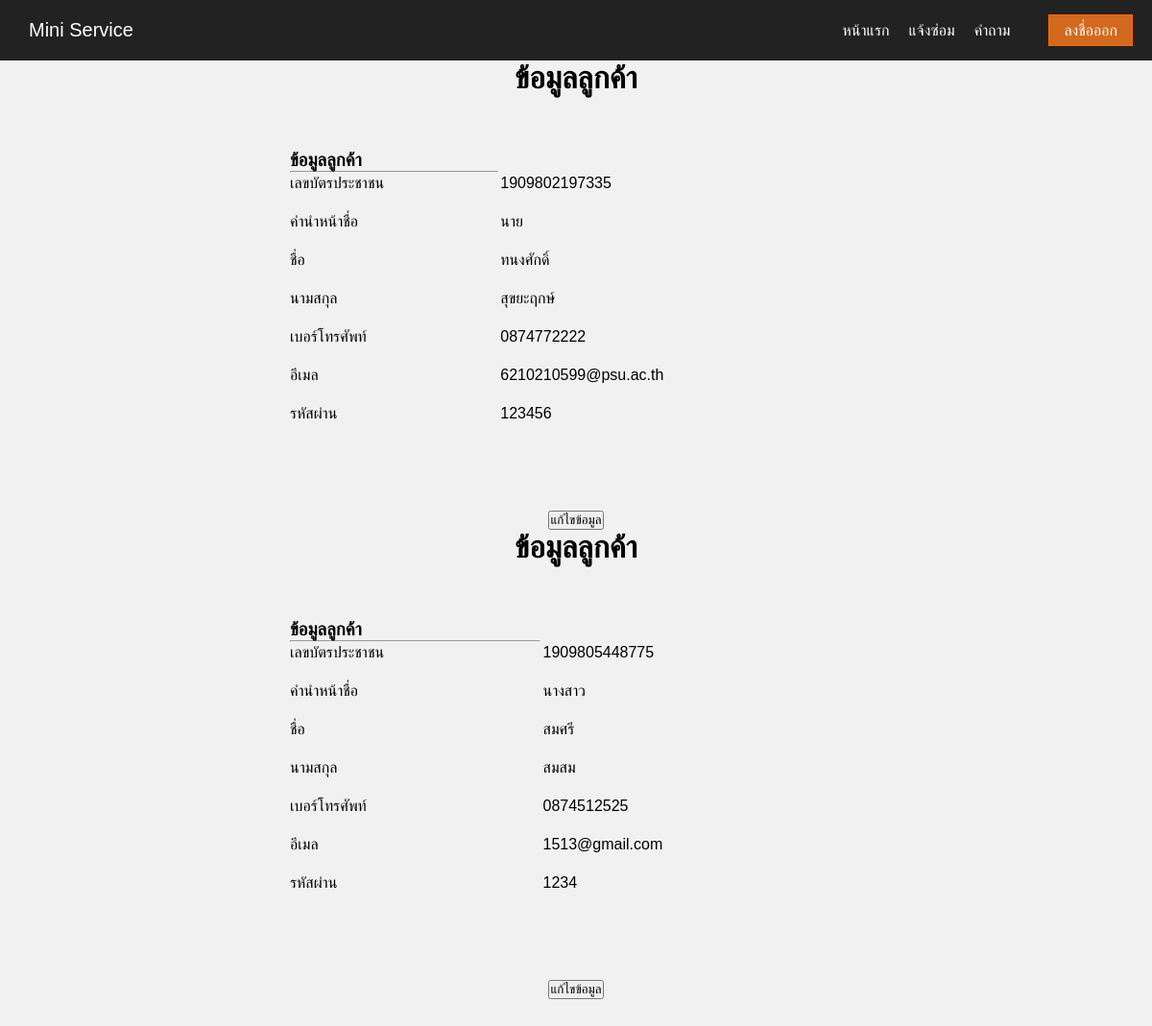
Screenshot of /PAGECUSTOMER/Show_data.php with the database file from the repository.
### tables this page shows
CREATE TABLE `tblcustomer` (
  `cus_id` int(10) NOT NULL,
  `cus_id_card` varchar(13) NOT NULL,
  `cus_prefix` varchar(6) NOT NULL,
  `cus_firstname` varchar(25) NOT NULL,
  `cus_lastname` varchar(25) NOT NULL,
  `cus_phoneno` varchar(10) NOT NULL,
  `cus_email` varchar(100) NOT NULL,
  `cus_username` varchar(25) NOT NULL,
  `cus_password` varchar(25) NOT NULL
);

### PAGECUSTOMER/Show_data.php (the view, shortened to what this page needs)
<?php
require 'header.php'
?>
<?php
$result = mysqli_query($mysqli,"SELECT * from tblcustomer WHERE cus_id LIKE '%".$_SESSION["cus_id"]."%' ");
?>
<?php
while($show = mysqli_fetch_assoc($result)){
?>
<h1><center>ข้อมูลลูกค้า</center></h1>
		<br><br><br>
			<center>
			<table style="width:50%" border="0px">
				<thead>
					<td> <H3>ข้อมูลลูกค้า<hr /></H3> </td>
				</thead>
				<tbody>
					<tr><td> เลขบัตรประชาชน</td> <td><?php echo $show['cus_id_card'] ?></td></tr>
					<tr><td>&nbsp;</td> </tr>
					<tr><td> คำนำหน้าชื่อ </td> <td><?php echo	$show['cus_prefix'] ?></td></tr>
					<tr><td>&nbsp;</td> </tr>
					<tr><td> ชื่อ</td>    <td><?php echo $show['cus_firstname'] ?></td></tr>
					<tr><td>&nbsp;</td> </tr>
					<tr> <td> นามสกุล </td> <td><?php echo $show['cus_lastname'] ?></td></tr>
					<tr><td>&nbsp;</td> </tr>
					<tr><td> เบอร์โทรศัพท์  </td> <td><?php echo $show['cus_phoneno'] ?></td></tr>
					<tr><td>&nbsp;</td> </tr>
					<tr><td> อีเมล </td>   <td><?php echo $show['cus_email'] ?></td></tr>
					<tr><td>&nbsp;</td> </tr>
					<tr><td> รหัสผ่าน</td>    <td><?php echo $show['cus_password'] ?></td></tr>
				</tbody>
			</table>
			</center>
 			<br> <br> <br> <br><br>
			<center>
			<table style="width:50%" >
				<tbody>
				<form method="POST" action="Edit_Show_data.php">
    			<button class="button button5">แก้ไขข้อมูล</button>
    			</form>
				</tbody>
			<?php
			}
			?>
			</table>
			</center>
				 <br> <br> <br><br> <br> <br> <br> <br> <br> <br> <br><br> <br> <br>

### css/menu.css (style rules this page uses)
* { margin: 0; padding: 0; box-sizing: border-box; }
body { font-family: Arial, Helvetica, sans-serif; background: #f1f1f1; }
@media all and (min-width: 900px) { .button { order: 2; } }

### rows the page displays
tblcustomer: cus_id_card "1909802197335", cus_prefix "นาย", cus_firstname "ทนงศักดิ์", cus_lastname "สุขยะฤกษ์", cus_phoneno "0874772222", cus_email "6210210599@psu.ac.th", cus_password "123456"
tblcustomer: cus_id_card "1909805448775", cus_prefix "นางสาว", cus_firstname "สมศรี", cus_lastname "สมสม", cus_phoneno "0874512525", cus_email "1513@gmail.com", cus_password "1234"
